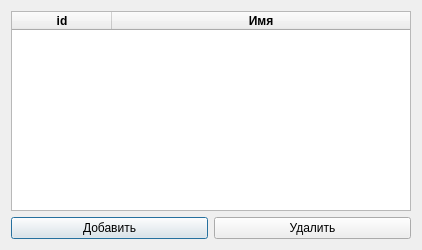
<?xml version="1.0" encoding="UTF-8"?>
<ui version="4.0">
 <class>facesWindow</class>
 <widget class="QDialog" name="facesWindow">
  <property name="geometry">
   <rect>
    <x>0</x>
    <y>0</y>
    <width>418</width>
    <height>249</height>
   </rect>
  </property>
  <property name="windowTitle">
   <string>База данных лиц</string>
  </property>
  <layout class="QVBoxLayout" name="verticalLayout">
   <item>
    <widget class="QTableWidget" name="facesTable">
     <property name="minimumSize">
      <size>
       <width>400</width>
       <height>200</height>
      </size>
     </property>
     <property name="sizeAdjustPolicy">
      <enum>QAbstractScrollArea::AdjustToContents</enum>
     </property>
     <property name="editTriggers">
      <set>QAbstractItemView::NoEditTriggers</set>
     </property>
     <property name="tabKeyNavigation">
      <bool>false</bool>
     </property>
     <property name="showDropIndicator" stdset="0">
      <bool>false</bool>
     </property>
     <property name="selectionMode">
      <enum>QAbstractItemView::SingleSelection</enum>
     </property>
     <property name="selectionBehavior">
      <enum>QAbstractItemView::SelectRows</enum>
     </property>
     <property name="textElideMode">
      <enum>Qt::ElideLeft</enum>
     </property>
     <property name="showGrid">
      <bool>false</bool>
     </property>
     <property name="cornerButtonEnabled">
      <bool>false</bool>
     </property>
     <property name="columnCount">
      <number>2</number>
     </property>
     <attribute name="horizontalHeaderVisible">
      <bool>true</bool>
     </attribute>
     <attribute name="horizontalHeaderCascadingSectionResizes">
      <bool>false</bool>
     </attribute>
     <attribute name="horizontalHeaderStretchLastSection">
      <bool>true</bool>
     </attribute>
     <attribute name="verticalHeaderVisible">
      <bool>false</bool>
     </attribute>
     <column>
      <property name="text">
       <string>id</string>
      </property>
      <property name="font">
       <font>
        <weight>75</weight>
        <bold>true</bold>
       </font>
      </property>
     </column>
     <column>
      <property name="text">
       <string>Имя</string>
      </property>
      <property name="font">
       <font>
        <weight>75</weight>
        <bold>true</bold>
       </font>
      </property>
     </column>
    </widget>
   </item>
   <item>
    <layout class="QHBoxLayout" name="buttounsLayout">
     <item>
      <widget class="QPushButton" name="addButton">
       <property name="text">
        <string>Добавить</string>
       </property>
      </widget>
     </item>
     <item>
      <widget class="QPushButton" name="deleteButton">
       <property name="text">
        <string>Удалить</string>
       </property>
      </widget>
     </item>
    </layout>
   </item>
  </layout>
 </widget>
 <resources/>
 <connections/>
</ui>
